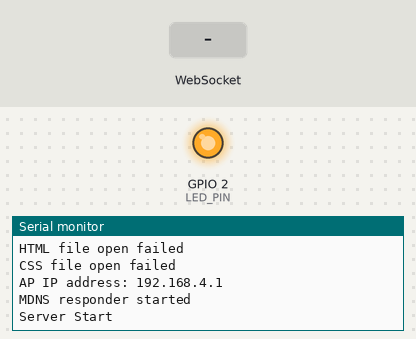
Bench run of a sketch on a simulated ESP8266 (NodeMCU). Parts: output pins drawn as LEDs (lit = HIGH), the last lines printed to the serial monitor. Inputs (shaded band) come from the test bench. Storage starts empty.

Above: at 1.2 s.
1.3 s: WebSocket text "#" received
At 2.1 s:
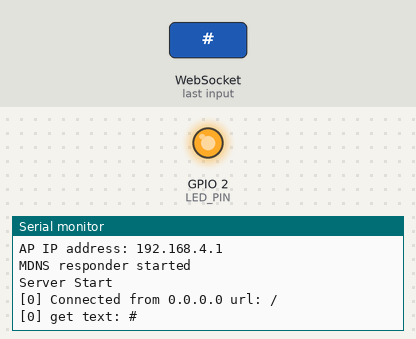
2.8 s: WebSocket text "O" received
At 3.2 s:
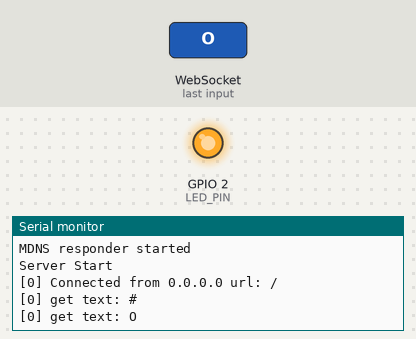
4.3 s: WebSocket text "1" received
At 5.5 s:
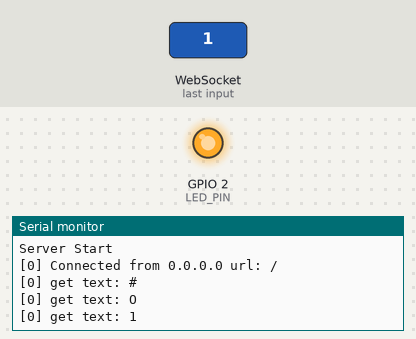

The sketch:

file_io_html.ino
```cpp
//NodeMCU/ESP8266 implement WebSocketsServer
//arduino-er.blogspot.com

#include <Arduino.h>
#include <ESP8266WiFi.h>
#include <ESP8266WiFiMulti.h>
#include <WebSocketsServer.h>
#include <ESP8266WebServer.h>
#include <ESP8266mDNS.h>
#include <Hash.h>

#include "FS.h"


// WiFi Module
ESP8266WiFiMulti WiFiMulti;

ESP8266WebServer server = ESP8266WebServer(80);
WebSocketsServer webSocket = WebSocketsServer(81);

// Output Module
const int LED_PIN = LED_BUILTIN;

String html_home;
String css_code;

void webSocketEvent(uint8_t num, WStype_t type, uint8_t * payload, size_t lenght) {
    switch(type) {
        case WStype_DISCONNECTED:
            Serial.printf("[%u] Disconnected!\n", num);
            break;
        case WStype_CONNECTED:
           {
                IPAddress ip = webSocket.remoteIP(num);
                Serial.printf("[%u] Connected from %d.%d.%d.%d url: %s\n", num, ip[0], ip[1], ip[2], ip[3], payload);

                // send message to client
                webSocket.sendTXT(num, "Connected");
            }
            break;
        case WStype_TEXT:  // TODO
            Serial.printf("[%u] get text: %s\n", num, payload);

            if(payload[0] == '#') {

                if(payload[1] == 'O') {
                    digitalWrite(LED_PIN, LOW);
                }
                else {
                    digitalWrite(LED_PIN, HIGH);

                }
            }

            break;
    }

}

void prepareFile(){

    Serial.println("Prepare file system");
    SPIFFS.begin();

    File file = SPIFFS.open("/home.html", "r");
    if (!file) {
        Serial.println("HTML file open failed");
    }
    else {
        Serial.println("HTML file open success");

        html_home = "";
        while (file.available()) {
            //Serial.write(file.read());
            String line = file.readStringUntil('\n');
            html_home += line + "\n";
        }
        file.close();

        //Serial.print(html_home);
    }

    File css_file = SPIFFS.open("/style.css", "r");
    if (!css_file) {
        Serial.println("CSS file open failed");
    }
    else {
        Serial.println("CSS file open success");

        css_code = "";
        while (css_file.available()) {
            //Serial.write(file.read());
            String line = css_file.readStringUntil('\n');
            css_code += line + "\n";
        }
        css_file.close();

        Serial.println(css_code);
    }


}

//void handleResponse() {
//    if (server.uri() == "/style.css") {
//        server.send(200, "text/css", css_code);
//        Serial.println("CSS load!");
//        return;
//    }
//    else {
//        server.send(200, "text/html", html_home);
//        Serial.println("HTML load!");
//        return;

//    }
//}


void setup() {
    Serial.begin(115200);

    //Serial.setDebugOutput(true);
    Serial.println();


    // setup harware output // TODO
    Serial.println("Setup LED pins");
    pinMode(LED_PIN, OUTPUT);    //GPIO16 is an OUTPUT pin;
    digitalWrite(LED_PIN, HIGH); //Initial state is ON

    // read the html code to html_homes
    prepareFile();

    WiFi.softAP("Cannon_wifi", "00000000");
    IPAddress myIP = WiFi.softAPIP();
    Serial.print("AP IP address: ");
    Serial.println(myIP);

    // start webSocket server
    webSocket.begin();
    webSocket.onEvent(webSocketEvent);

    if(MDNS.begin("esp8266")) {
        Serial.println("MDNS responder started");
    }

    // handle index
    //server.on("/", handleResponse);
    server.on("/", []() {
        // send home.html
        server.send(200, "text/html", html_home);
    });

    server.on("/style.css", []() {
        // send home.html
        server.send(200, "text/css", css_code);
    });


    server.begin();

    // Add service to MDNS
    MDNS.addService("http", "tcp", 80);
    MDNS.addService("ws", "tcp", 81);

    Serial.printf("Server Start\n");

}

void loop() {
    webSocket.loop();
    server.handleClient();
}
```

Measured:
- after the input at 1.3 s, the serial monitor: prints a new line at once (image 1)
- after the input at 2.8 s, the serial monitor: prints a new line at once (image 2)
- after the input at 4.3 s, the serial monitor: prints a new line at once (image 3)
